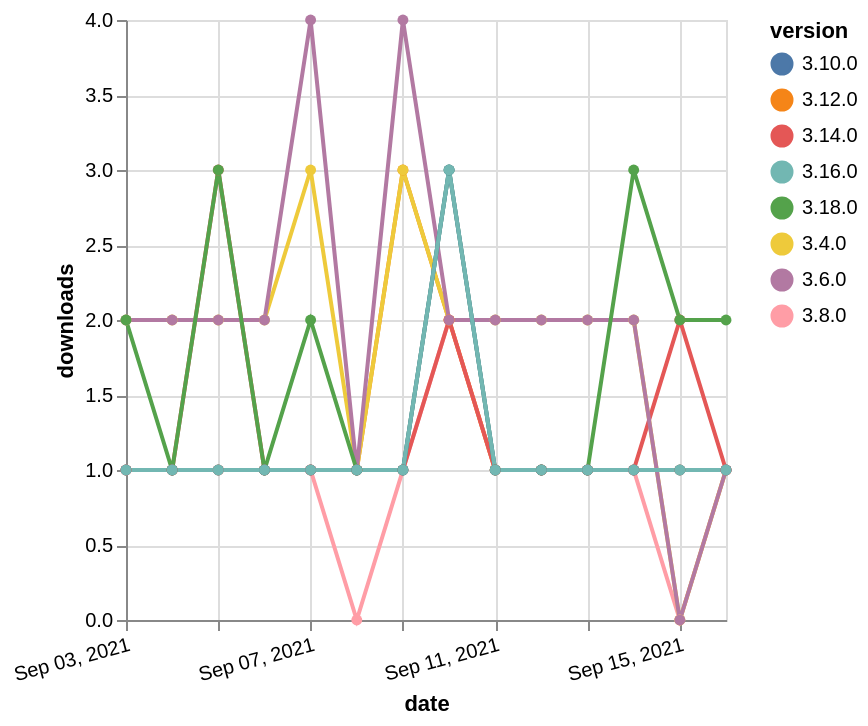

Describe this chart as a Vega-Lite specification.
### Vega-Lite specification from a JSON file in a GitHub repository (floating-point values rounded to 4 significant figures)
{"$schema": "https://vega.github.io/schema/vega-lite/v5.json", "description": "A simple bar chart with embedded data.", "data": {"values": [{"date": "2021-09-03", "total": 412, "delta": 1, "version": "3.8.0"}, {"date": "2021-09-04", "total": 413, "delta": 1, "version": "3.8.0"}, {"date": "2021-09-05", "total": 414, "delta": 1, "version": "3.8.0"}, {"date": "2021-09-06", "total": 415, "delta": 1, "version": "3.8.0"}, {"date": "2021-09-07", "total": 416, "delta": 1, "version": "3.8.0"}, {"date": "2021-09-08", "total": 416, "delta": 0, "version": "3.8.0"}, {"date": "2021-09-09", "total": 417, "delta": 1, "version": "3.8.0"}, {"date": "2021-09-10", "total": 419, "delta": 2, "version": "3.8.0"}, {"date": "2021-09-11", "total": 420, "delta": 1, "version": "3.8.0"}, {"date": "2021-09-12", "total": 421, "delta": 1, "version": "3.8.0"}, {"date": "2021-09-13", "total": 422, "delta": 1, "version": "3.8.0"}, {"date": "2021-09-14", "total": 423, "delta": 1, "version": "3.8.0"}, {"date": "2021-09-15", "total": 423, "delta": 0, "version": "3.8.0"}, {"date": "2021-09-16", "total": 424, "delta": 1, "version": "3.8.0"}, {"date": "2021-09-03", "total": 197, "delta": 1, "version": "3.12.0"}, {"date": "2021-09-04", "total": 198, "delta": 1, "version": "3.12.0"}, {"date": "2021-09-05", "total": 199, "delta": 1, "version": "3.12.0"}, {"date": "2021-09-06", "total": 200, "delta": 1, "version": "3.12.0"}, {"date": "2021-09-07", "total": 201, "delta": 1, "version": "3.12.0"}, {"date": "2021-09-08", "total": 202, "delta": 1, "version": "3.12.0"}, {"date": "2021-09-09", "total": 205, "delta": 3, "version": "3.12.0"}, {"date": "2021-09-10", "total": 207, "delta": 2, "version": "3.12.0"}, {"date": "2021-09-11", "total": 208, "delta": 1, "version": "3.12.0"}, {"date": "2021-09-12", "total": 209, "delta": 1, "version": "3.12.0"}, {"date": "2021-09-13", "total": 210, "delta": 1, "version": "3.12.0"}, {"date": "2021-09-14", "total": 211, "delta": 1, "version": "3.12.0"}, {"date": "2021-09-15", "total": 212, "delta": 1, "version": "3.12.0"}, {"date": "2021-09-16", "total": 213, "delta": 1, "version": "3.12.0"}, {"date": "2021-09-03", "total": 2350, "delta": 2, "version": "3.4.0"}, {"date": "2021-09-04", "total": 2352, "delta": 2, "version": "3.4.0"}, {"date": "2021-09-05", "total": 2354, "delta": 2, "version": "3.4.0"}, {"date": "2021-09-06", "total": 2356, "delta": 2, "version": "3.4.0"}, {"date": "2021-09-07", "total": 2359, "delta": 3, "version": "3.4.0"}, {"date": "2021-09-08", "total": 2360, "delta": 1, "version": "3.4.0"}, {"date": "2021-09-09", "total": 2363, "delta": 3, "version": "3.4.0"}, {"date": "2021-09-10", "total": 2365, "delta": 2, "version": "3.4.0"}, {"date": "2021-09-11", "total": 2367, "delta": 2, "version": "3.4.0"}, {"date": "2021-09-12", "total": 2369, "delta": 2, "version": "3.4.0"}, {"date": "2021-09-13", "total": 2371, "delta": 2, "version": "3.4.0"}, {"date": "2021-09-14", "total": 2373, "delta": 2, "version": "3.4.0"}, {"date": "2021-09-15", "total": 2373, "delta": 0, "version": "3.4.0"}, {"date": "2021-09-16", "total": 2374, "delta": 1, "version": "3.4.0"}, {"date": "2021-09-03", "total": 166, "delta": 1, "version": "3.14.0"}, {"date": "2021-09-04", "total": 167, "delta": 1, "version": "3.14.0"}, {"date": "2021-09-05", "total": 170, "delta": 3, "version": "3.14.0"}, {"date": "2021-09-06", "total": 171, "delta": 1, "version": "3.14.0"}, {"date": "2021-09-07", "total": 172, "delta": 1, "version": "3.14.0"}, {"date": "2021-09-08", "total": 173, "delta": 1, "version": "3.14.0"}, {"date": "2021-09-09", "total": 174, "delta": 1, "version": "3.14.0"}, {"date": "2021-09-10", "total": 176, "delta": 2, "version": "3.14.0"}, {"date": "2021-09-11", "total": 177, "delta": 1, "version": "3.14.0"}, {"date": "2021-09-12", "total": 178, "delta": 1, "version": "3.14.0"}, {"date": "2021-09-13", "total": 179, "delta": 1, "version": "3.14.0"}, {"date": "2021-09-14", "total": 180, "delta": 1, "version": "3.14.0"}, {"date": "2021-09-15", "total": 182, "delta": 2, "version": "3.14.0"}, {"date": "2021-09-16", "total": 183, "delta": 1, "version": "3.14.0"}, {"date": "2021-09-03", "total": 2486, "delta": 2, "version": "3.6.0"}, {"date": "2021-09-04", "total": 2488, "delta": 2, "version": "3.6.0"}, {"date": "2021-09-05", "total": 2490, "delta": 2, "version": "3.6.0"}, {"date": "2021-09-06", "total": 2492, "delta": 2, "version": "3.6.0"}, {"date": "2021-09-07", "total": 2496, "delta": 4, "version": "3.6.0"}, {"date": "2021-09-08", "total": 2497, "delta": 1, "version": "3.6.0"}, {"date": "2021-09-09", "total": 2501, "delta": 4, "version": "3.6.0"}, {"date": "2021-09-10", "total": 2503, "delta": 2, "version": "3.6.0"}, {"date": "2021-09-11", "total": 2505, "delta": 2, "version": "3.6.0"}, {"date": "2021-09-12", "total": 2507, "delta": 2, "version": "3.6.0"}, {"date": "2021-09-13", "total": 2509, "delta": 2, "version": "3.6.0"}, {"date": "2021-09-14", "total": 2511, "delta": 2, "version": "3.6.0"}, {"date": "2021-09-15", "total": 2511, "delta": 0, "version": "3.6.0"}, {"date": "2021-09-16", "total": 2512, "delta": 1, "version": "3.6.0"}, {"date": "2021-09-03", "total": 130, "delta": 2, "version": "3.18.0"}, {"date": "2021-09-04", "total": 131, "delta": 1, "version": "3.18.0"}, {"date": "2021-09-05", "total": 134, "delta": 3, "version": "3.18.0"}, {"date": "2021-09-06", "total": 135, "delta": 1, "version": "3.18.0"}, {"date": "2021-09-07", "total": 137, "delta": 2, "version": "3.18.0"}, {"date": "2021-09-08", "total": 138, "delta": 1, "version": "3.18.0"}, {"date": "2021-09-09", "total": 139, "delta": 1, "version": "3.18.0"}, {"date": "2021-09-10", "total": 142, "delta": 3, "version": "3.18.0"}, {"date": "2021-09-11", "total": 143, "delta": 1, "version": "3.18.0"}, {"date": "2021-09-12", "total": 144, "delta": 1, "version": "3.18.0"}, {"date": "2021-09-13", "total": 145, "delta": 1, "version": "3.18.0"}, {"date": "2021-09-14", "total": 148, "delta": 3, "version": "3.18.0"}, {"date": "2021-09-15", "total": 150, "delta": 2, "version": "3.18.0"}, {"date": "2021-09-16", "total": 152, "delta": 2, "version": "3.18.0"}, {"date": "2021-09-03", "total": 409, "delta": 1, "version": "3.10.0"}, {"date": "2021-09-04", "total": 410, "delta": 1, "version": "3.10.0"}, {"date": "2021-09-05", "total": 411, "delta": 1, "version": "3.10.0"}, {"date": "2021-09-06", "total": 412, "delta": 1, "version": "3.10.0"}, {"date": "2021-09-07", "total": 413, "delta": 1, "version": "3.10.0"}, {"date": "2021-09-08", "total": 414, "delta": 1, "version": "3.10.0"}, {"date": "2021-09-09", "total": 415, "delta": 1, "version": "3.10.0"}, {"date": "2021-09-10", "total": 418, "delta": 3, "version": "3.10.0"}, {"date": "2021-09-11", "total": 419, "delta": 1, "version": "3.10.0"}, {"date": "2021-09-12", "total": 420, "delta": 1, "version": "3.10.0"}, {"date": "2021-09-13", "total": 421, "delta": 1, "version": "3.10.0"}, {"date": "2021-09-14", "total": 422, "delta": 1, "version": "3.10.0"}, {"date": "2021-09-15", "total": 423, "delta": 1, "version": "3.10.0"}, {"date": "2021-09-16", "total": 424, "delta": 1, "version": "3.10.0"}, {"date": "2021-09-03", "total": 197, "delta": 1, "version": "3.16.0"}, {"date": "2021-09-04", "total": 198, "delta": 1, "version": "3.16.0"}, {"date": "2021-09-05", "total": 199, "delta": 1, "version": "3.16.0"}, {"date": "2021-09-06", "total": 200, "delta": 1, "version": "3.16.0"}, {"date": "2021-09-07", "total": 201, "delta": 1, "version": "3.16.0"}, {"date": "2021-09-08", "total": 202, "delta": 1, "version": "3.16.0"}, {"date": "2021-09-09", "total": 203, "delta": 1, "version": "3.16.0"}, {"date": "2021-09-10", "total": 206, "delta": 3, "version": "3.16.0"}, {"date": "2021-09-11", "total": 207, "delta": 1, "version": "3.16.0"}, {"date": "2021-09-12", "total": 208, "delta": 1, "version": "3.16.0"}, {"date": "2021-09-13", "total": 209, "delta": 1, "version": "3.16.0"}, {"date": "2021-09-14", "total": 210, "delta": 1, "version": "3.16.0"}, {"date": "2021-09-15", "total": 211, "delta": 1, "version": "3.16.0"}, {"date": "2021-09-16", "total": 212, "delta": 1, "version": "3.16.0"}]}, "width": "container", "mark": {"type": "line", "point": {"filled": true}}, "encoding": {"x": {"field": "date", "type": "temporal", "timeUnit": "yearmonthdate", "title": "date", "axis": {"labelAngle": -15}}, "y": {"field": "delta", "type": "quantitative", "title": "downloads"}, "color": {"field": "version", "type": "nominal"}, "tooltip": {"field": "delta"}}}
